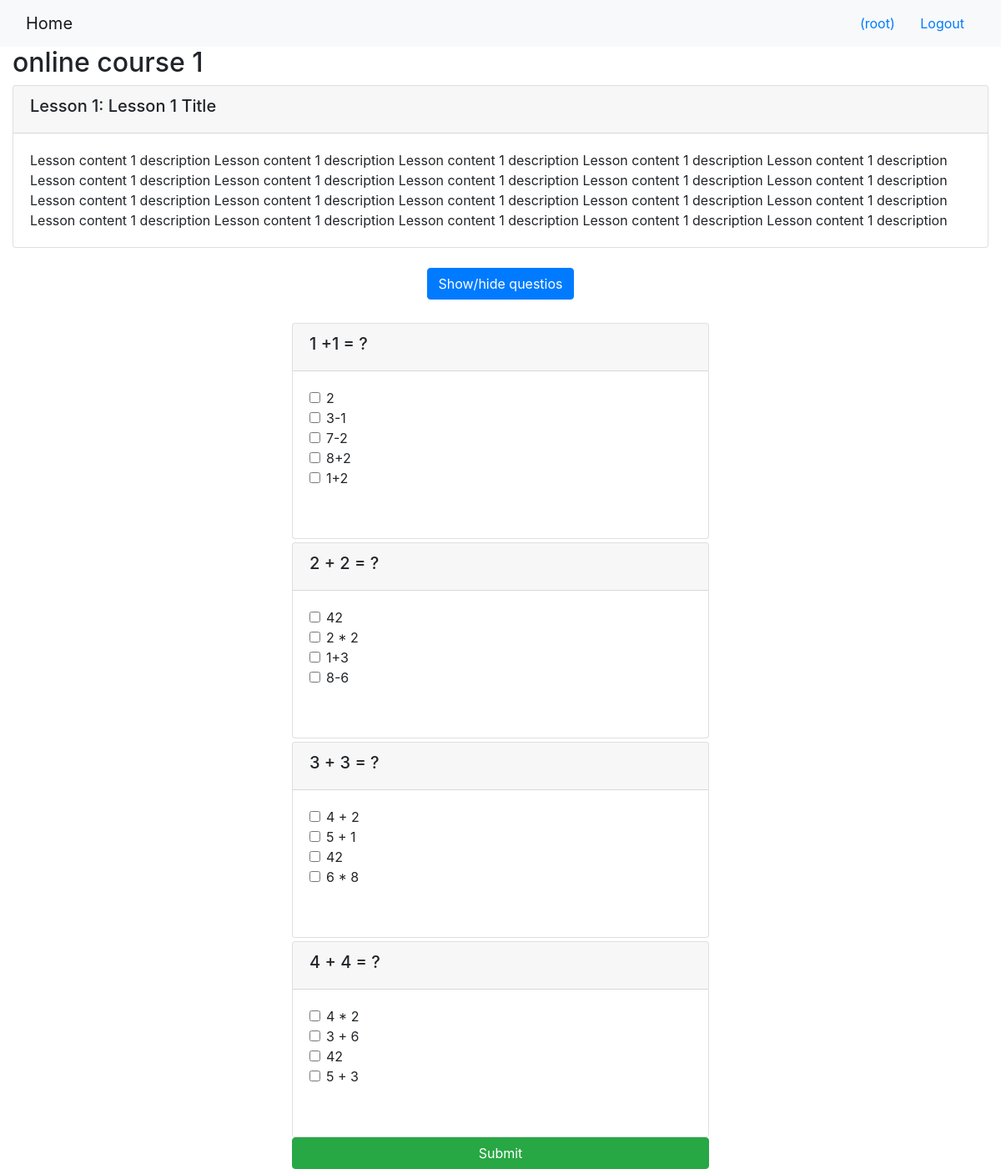
/onlinecourse/1/ (signed in), run on the app's committed database.
### onlinecourse/models.py (models this page shows, shortened)
class Course(models.Model):
    name = models.CharField(null=False, max_length=30, default='online course')
    image = models.ImageField(upload_to='course_images/')
    description = models.CharField(max_length=1000)
    pub_date = models.DateField(null=True)
    instructors = models.ManyToManyField(Instructor)
    users = models.ManyToManyField(settings.AUTH_USER_MODEL, through='Enrollment')
    total_enrollment = models.IntegerField(default=0)
    is_enrolled = False

class Lesson(models.Model):
    title = models.CharField(max_length=200, default="title")
    order = models.IntegerField(default=0)
    course = models.ForeignKey(Course, on_delete=models.CASCADE)
    content = models.TextField()

class Question(models.Model):
    lesson_id = models.ForeignKey(Course, on_delete=models.CASCADE)
    question_text = models.CharField(max_length=1000)
    grade = models.IntegerField(default=0)

class Choice(models.Model):
    question_id = models.ForeignKey(Question, on_delete=models.CASCADE)
    chioce_text = models.CharField(max_length=1000)
    is_correct = models.BooleanField(default=0)

### onlinecourse/views.py (the view)
# urls.py: path('<int:pk>/', views.CourseDetailView.as_view(), name='course_details'),
class CourseDetailView(generic.DetailView):
    model = Course
    template_name = 'onlinecourse/course_detail_bootstrap.html'

### onlinecourse/templates/onlinecourse/course_detail_bootstrap.html (shortened to what this page needs)
<!DOCTYPE html>
<html lang="en">
<head>
     {% load static %}
    <link rel="stylesheet" href="https://maxcdn.bootstrapcdn.com/bootstrap/4.5.2/css/bootstrap.min.css">
</head>
<body>
    <nav class="navbar navbar-light bg-light">
        <div class="container-fluid">
            <div class="navbar-header">
                  <a class="navbar-brand" href="{% url 'onlinecourse:index' %}">Home</a>
            </div>
            <ul class="nav navbar-nav navbar-right">
                {% if user.is_authenticated %}
                <li>
                    <a class="btn btn-link" href="#">{{ user.first_name }}({{ user.username }})</a>
                    <a class="btn btn-link" href="{% url 'onlinecourse:logout' %}">Logout</a>
                </li>
                {% endif %}
            </ul>
        </div>
    </nav>
    <div class="container-fluid">
            <h2>{{ course.name }}</h2>
            <div class="card-columns-vertical">
                {% for lesson in course.lesson_set.all %}
                    <div class="card mt-1">
                        <div class="card-header"><h5>Lesson {{lesson.order|add:1}}: {{lesson.title}}</h5></div>
                        <div class="card-body">{{lesson.content}}</div>
                    </div>
                {% endfor %}
            </div>
            {% if user.is_authenticated %}
            <br>
            <center>
            <button class='btn btn-primary' data-toggle="collapse"
            data-target="#exam">Show/hide questios </button></center>
            <br>
            <form id="questionform" action="submit/" method="post" style='width:500px; margin:auto'>
            <div id="exam" class="collapse show ">
            <div class="card-columns-vertical" >
                {% for question in course.question_set.all %}
                <div class="card mt-1">
                    <div class="card-header"><h5>{{ question.question_text}}</h5></div>
                    <div class="form-group" style='padding: 20px;'>
                            {% for choice in question.choice_set.all %}
                            <div class="form-check">
                                <label class="form-check-label">
                                    <input type="checkbox" name="choice_{{choice.id}}"
                                           class="form-check-input" id="{{choice.id}}"
                                           value="{{choice.id}}">{{ choice.chioce_text }}
                                </label>
                            </div>
                              {% endfor %}
                            <br />
                    </div>
                </div>
                {% endfor %}
                <input class="btn btn-success btn-block" type="submit" value="Submit">
            </form>
            {% endif %}
            </div>
</body>
</html>

### data on the page
Course: name "online course 1"
Lesson: order|add "1", title "Lesson 1 Title", content "Lesson content 1 description Lesson content 1 description Lesson content 1 description Lesson content 1 description Lesson content 1 description Lesson content 1 description Lesson content 1 description Lesson content 1 description Lesson content 1 description Lesson content 1 description Lesson content 1 description Lesson content 1 description Lesson content 1 description Lesson content 1 description Lesson content 1 description Lesson content 1 description Lesson content 1 description Lesson content 1 description Lesson content 1 description Lesson content 1 description"
Question: question_text "1 +1 = ?"
Choice: chioce_text "2"
Choice: chioce_text "3-1"
Choice: chioce_text "7-2"
Choice: chioce_text "8+2"
Choice: chioce_text "1+2"
Question: question_text "2 + 2 = ?"
Choice: chioce_text "42"
Choice: chioce_text "2 * 2"
Choice: chioce_text "1+3"
Choice: chioce_text "8-6"
Question: question_text "3 + 3 = ?"
Choice: chioce_text "4 + 2"
Choice: chioce_text "5 + 1"
Choice: chioce_text "42"
Choice: chioce_text "6 * 8"
Question: question_text "4 + 4 = ?"
Choice: chioce_text "4 * 2"
Choice: chioce_text "3 + 6"
Choice: chioce_text "42"
Choice: chioce_text "5 + 3"

### other printed values
{{ user.username }} "root"
